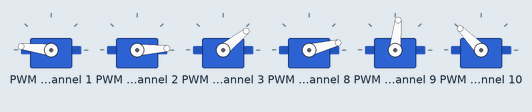
Simulated run of this program. Board: Raspberry Pi (BCM pin numbers). Shown: 6 × servo. Random numbers come from a fixed seed; servo angles are drawn from the pulse width (0.5 ms = 0°, 2.5 ms = 180°). At 18.2 s the program stops and its outputs stay as they are.

Above: at 0.1 s.
At 2.1 s:
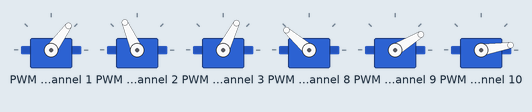
At 4.1 s:
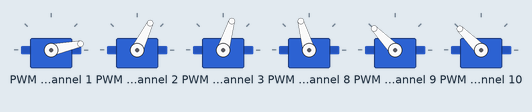
At 8.1 s:
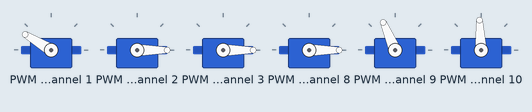
At 12.2 s:
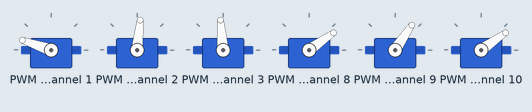
At 17.2 s:
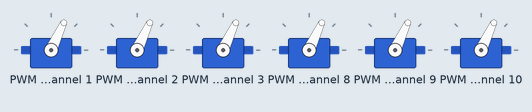
Timing chart, 0 to 18.7 s (numbered marks = the images above):
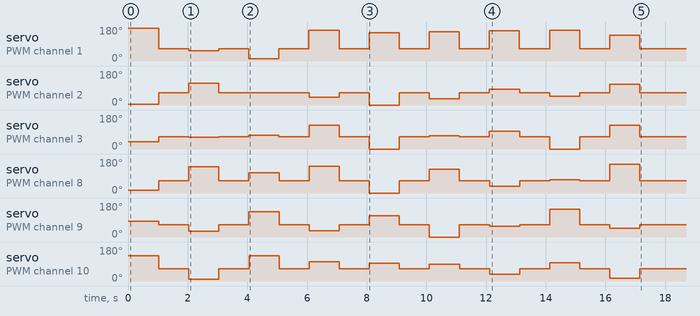

Measured:
- by itself, servo on PWM channel 8: 14° → 65° at 1.0 s, → 139° 1.0 s later, → 65° 1.0 s later, → 106° 1.0 s later, … (17 changes in this stretch)
- by itself, servo on PWM channel 10: 134° → 65° at 1.0 s, → 9° 1.0 s later, → 65° 1.0 s later, → 135° 1.0 s later, … (17 changes in this stretch)

The program:

Robot_Dance.py
```python
#!/usr/bin/python

from Adafruit_PWM_Servo_Driver import PWM
import time
import random
# ===========================================================================
# Example Code
# ===========================================================================

# Initialise the PWM device using the default address
pwm = PWM(0x40)
# Note if you'd like more debug output you can instead run:
#pwm = PWM(0x40, debug=True)

servoMin = 50  # Min pulse length out of 4096
servoMax = 600  # Max pulse length out of 4096

def setServoPulse(channel, pulse):
  pulseLength = 1000000                   # 1,000,000 us per second
  pulseLength /= 60                       # 60 Hz
  print "%d us per period" % pulseLength
  pulseLength /= 4096                     # 12 bits of resolution
  print "%d us per bit" % pulseLength
  pulse *= 1000
  pulse /= pulseLength
  pwm.setPWM(channel, 0, pulse)

pwm.setPWMFreq(60)                        # Set frequency to 60 Hz
def servoDance():
  for x in range(1,4):
    if x ==1:
      flag = random.randint(0,1)
      if flag:
        pwm.setPWM(x,0,random.randint(150,300))
      else:
        pwm.setPWM(x,0,random.randint(450,600))
    elif x==2:
      pwm.setPWM(x,0,random.randint(100,450))
    else:
      pwm.setPWM(x,0,random.randint(servoMin+50,servoMax-50))

  for x in range(8,11):
    pwm.setPWM(x,0,random.randint(servoMin+50,servoMax-50))
  time.sleep(1)
  pwm.setAllPWM(0,servoMax/2)
  time.sleep(1)

for i in range(1,10):
  servoDance()
```
